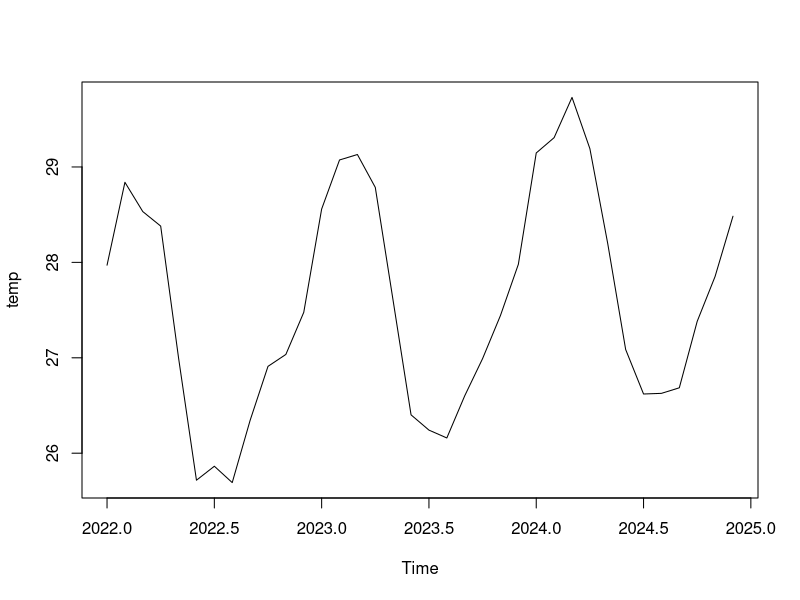
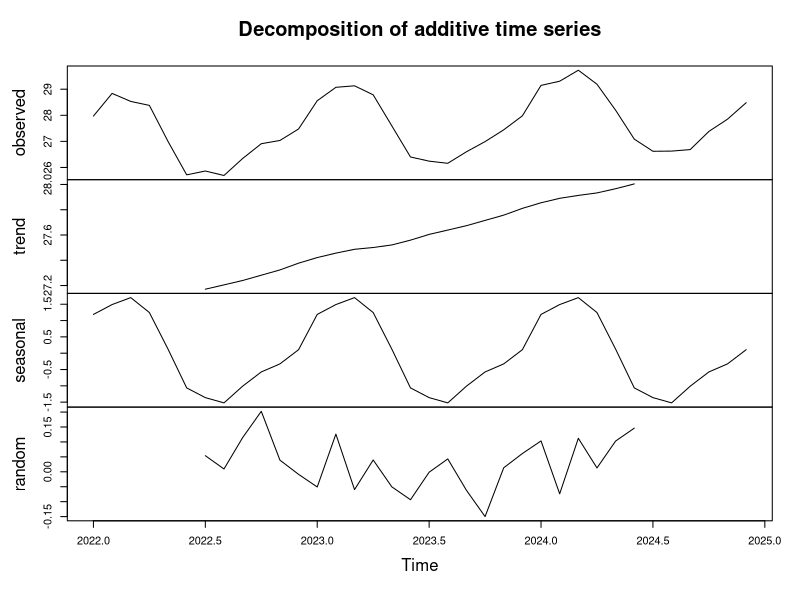
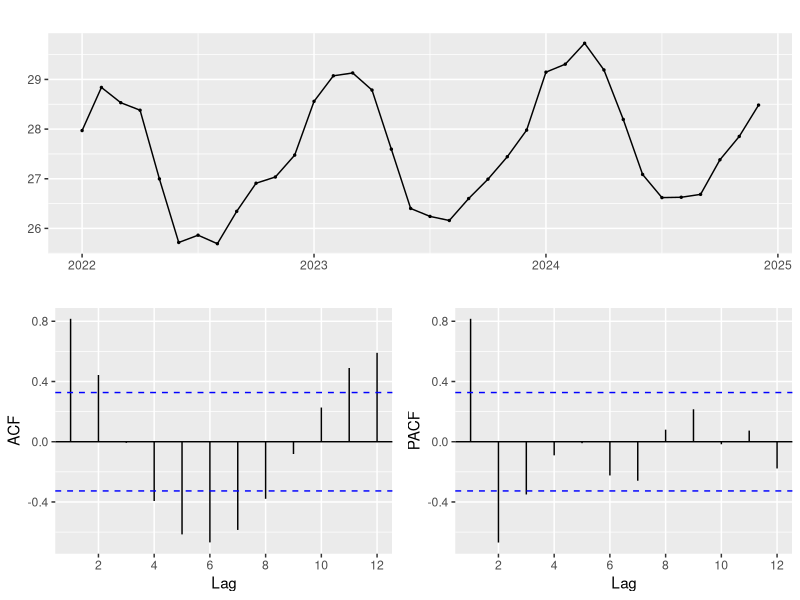
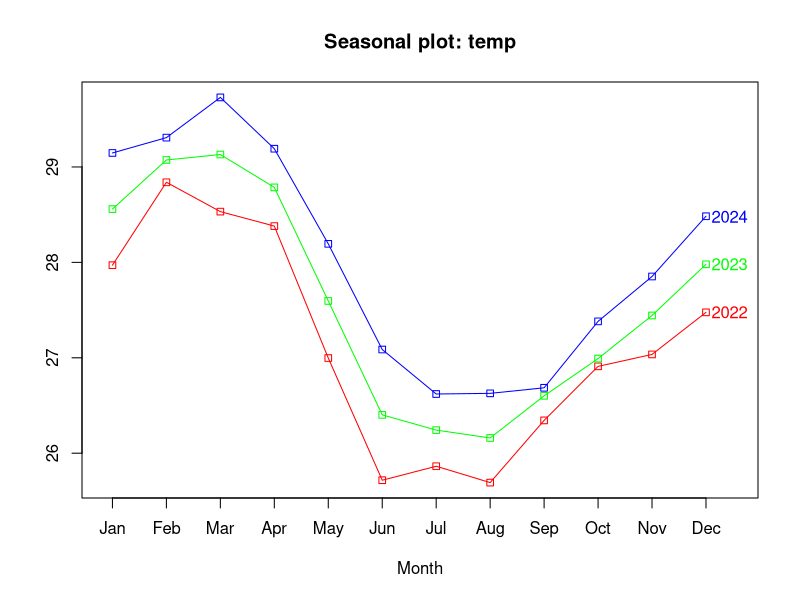
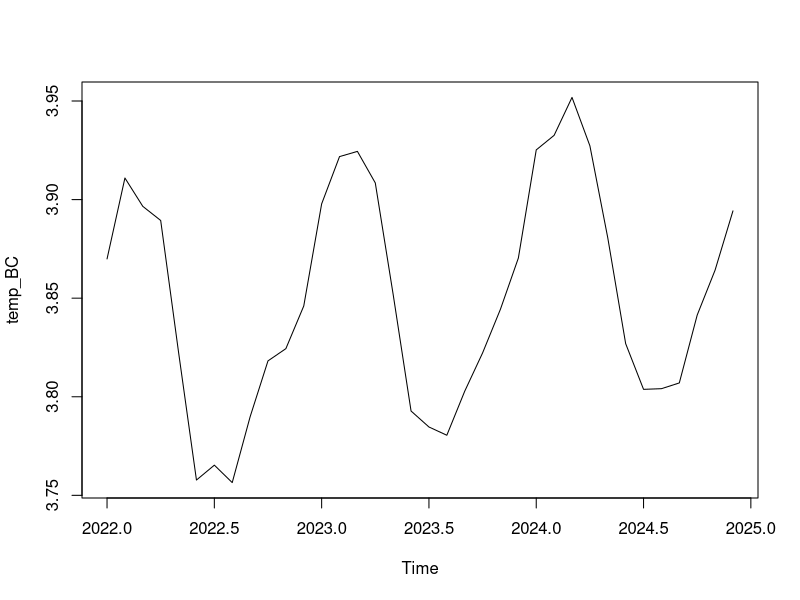
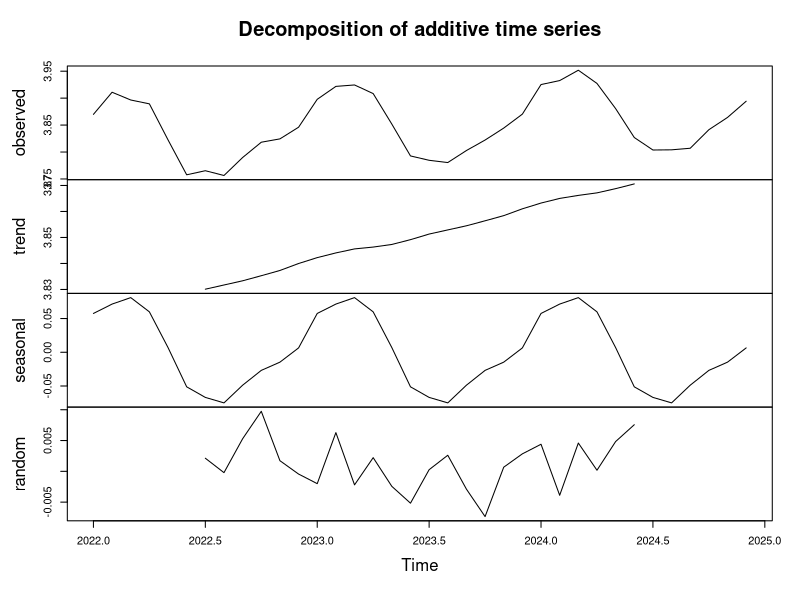
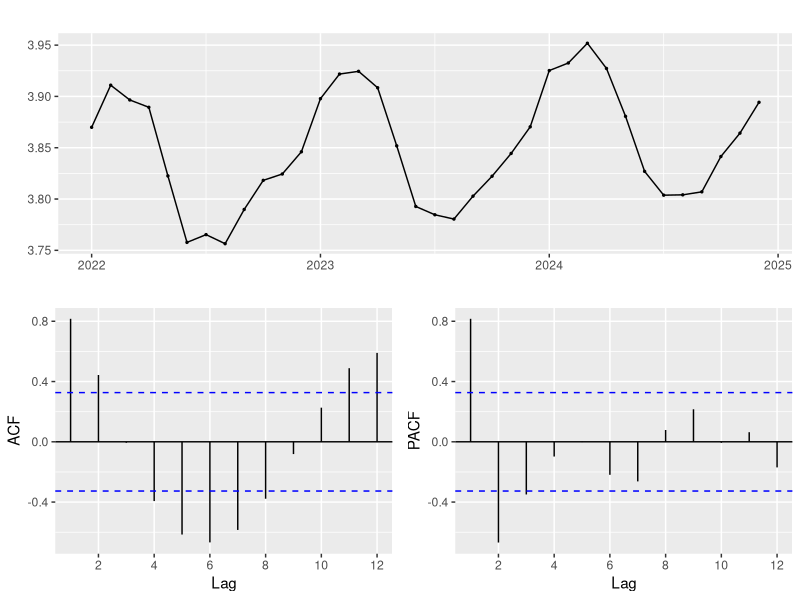
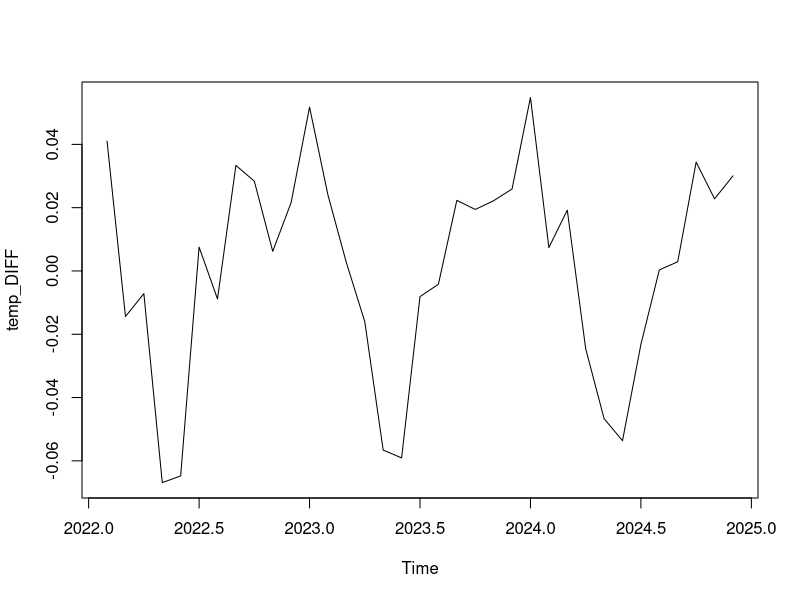

Write the R code that produced these figures, in order. (Note: this script raises an error after producing the figures.)
# DADOS ATMOSFÉRICOS

# Carregamento dos Dados
library(readxl)
dados <- read_excel("ATM.xlsx", sheet = 5) 
dados
str(dados)

# Previsão de Ventos no Porto do Recife - Próximos 12 meses
# Modelagem SARIMA - Ventos no Porto do Recife
# Pacotes
if(!require(forecast))install.packages("forecast")
library(forecast)
if(!require(lmtest))install.packages("lmtest")
library(lmtest)
if(!require(readxl))install.packages("readxl")
library(readxl)
# Dados
temp <- read_excel("ATM.xlsx", sheet = 5)
temp

# Convertendo em ST
temp <- ts(temp,frequency = 12, start = c(2022,1))
temp
str(temp)

ts.plot(temp)

decomp.temp<-decompose(temp)
plot(decomp.temp)

ggtsdisplay(temp)

# Aferição Gráfica de Sazonalidade
seasonplot(temp, col = rainbow(3), year.labels = T, type = "o", 
           pch = 22)

# Transformação Box-Cox
L <- BoxCox.lambda(temp)
L

temp_BC <- BoxCox(temp, lambda = L)
temp_BC

ts.plot(temp_BC)

decomp.temp_BC<-decompose(temp_BC)
plot(decomp.temp_BC)

ggtsdisplay(temp_BC)

# Nº de Integrações (Diferenciações)
ndiffs(temp_BC)
temp_DIFF <- diff(temp_BC,1)
ts.plot(temp_DIFF)

decomp.temp_DIFF<-decompose(temp_DIFF)
plot(decomp.temp_DIFF)

ggtsdisplay(temp_DIFF) # "contar" "p" e "q"

# Nº de Diferenciações Sazonais # usando a série original
nsdiffs(temp) # Acho que tenho que fazer isso com a série original!!!

temp_DIFF2 <- diff(temp,12)
seasonplot(temp_DIFF2, col = rainbow(3), year.labels = T, type = "o", 
           pch = 22)

ggtsdisplay(temp_DIFF2) # "contar" "P" e "Q"

# Ajustando ARIMA/SARIMA
# Separando os Dados em Treino (train) e Teste (test)
temp_train <- ts(temp[1:28], frequency = 12)
temp_train

temp_test <- ts(temp[29:36], frequency = 12)
temp_test

FIT <- Arima(y = temp_train, order = c(0,1,1), seasonal = c(0,1,1), lambda = L)
summary(FIT)

coeftest(FIT)

# Plotar a Série Treino e Acurácia
plot(temp_train)

lines(FIT$fitted, col = "blue")

accuracy(temp_train, FIT$fitted)

# Calcular o coeficiente de determinação (R²)
# Fazer previsões no conjunto de treino
fitted_values <- FIT$fitted
ss_total <- sum((temp_train - mean(temp_train))^2)
ss_residual <- sum((temp_train - fitted_values)^2)
r_squared <- 1 - (ss_residual / ss_total)
r_squared

# Realizando Agora Forecast para 86 Previsões para Compara com o Teste (test)
predi <- forecast(FIT, h = 8)
predi

plot(predi)

# Plotar as Previsões com a Base de Teste
plot(as.numeric(temp_test), type = "l")

lines(as.numeric(predi$mean), col = "red")

accuracy(as.numeric(temp_test), as.numeric(predi$mean))

# Diagnóstico dos Resíduos do Modelo
tsdiag(FIT)

qqnorm(FIT$residuals)
qqline(FIT$residuals, col = "red")

# Fazer 12 previsões além do banco de dados
FIT_full <- Arima(y = temp, order = c(0,1,1), seasonal = c(0,1,1), lambda = L)
forecast_full <- forecast(FIT_full, h = 12)
forecast_full

plot(forecast_full)
lines(forecast_full$mean, col = "red", type = "o", pch = 16)

# HISTOGRAMAS DE PROBABILIDADE (Temp)
# 13. Probabilidades da Incidência de Temp
# 13.1. Prev. Temp de fev/24
# Geração dos dados simulados
# set.seed(123) # Para reprodutibilidade
dados <- data.frame(temp = rnorm(5000, mean = 26.69, sd = 2))
dados

# Valor de referência para destaque
valor_referencia <- 29.07

media_valor <- mean(dados$temp) # Calcular a média dos dados
media_valor

# Calcular a probabilidade
probabilidade <- 1 - pnorm(valor_referencia, mean = 26.69, sd = 2)
probabilidade

# Gerar o gráfico ajustado
TEMP_fev <- ggplot(dados, aes(x = temp)) +
  geom_histogram(aes(y = ..density..), binwidth = 0.8, fill = "blue", color = "black", alpha = 0.7) +
  geom_vline(xintercept = valor_referencia, linetype = "dashed", color = "red", size = 1) +
  geom_vline(xintercept = media_valor, linetype = "dashed", color = "black", size = 1) +
  scale_x_continuous(labels = scales::number_format(big.mark = ".", decimal.mark = ",")) +
  stat_function(
    fun = dnorm,
    args = list(mean = 26.69, sd = 2),
    color = "red", linetype = "solid", size = 1
  ) +
  geom_area(
    stat = "function",
    fun = dnorm,
    args = list(mean = 26.69, sd = 2),
    fill = "red", alpha = 0.5,
    xlim = c(valor_referencia, max(dados$temp))
  ) +
  labs(
    x = "Temperatura - Fevereiro/25 (ºC)",
    y = "Densidade"
  ) +
  annotate(
    "text", x = 31, y = 0.1,
    label = paste0("Prob = ", round(probabilidade * 100, 2), "%"),
    color = "red", size = 3.9, fontface = "bold"
  ) +
  annotate(
    "text", x = 22, y = 0.1,
    label = paste0("Média = ", round(media_valor, 2)),
    color = "black", size = 3.9, fontface = "bold"
  ) +
  theme_grey()
TEMP_fev

# Prev. Temp de mar/24
# Geração dos dados simulados
# set.seed(123) # Para reprodutibilidade
dados <- data.frame(temp = rnorm(5000, mean = 30.24, sd = 1))
dados

# Valor de referência para destaque
valor_referencia <- 31.13

media_valor <- mean(dados$temp) # Calcular a média dos dados
media_valor

# Calcular a probabilidade
probabilidade <- 1 - pnorm(valor_referencia, mean = 30.24, sd = 1)
probabilidade

# Gerar o gráfico ajustado
TEMP_mar <- ggplot(dados, aes(x = temp)) +
  geom_histogram(aes(y = ..density..), binwidth = 0.5, fill = "blue", color = "black", alpha = 0.7) +
  geom_vline(xintercept = valor_referencia, linetype = "dashed", color = "red", size = 1) +
  geom_vline(xintercept = media_valor, linetype = "dashed", color = "black", size = 1) +
  scale_x_continuous(labels = scales::number_format(big.mark = ".", decimal.mark = ",")) +
  stat_function(
    fun = dnorm,
    args = list(mean = 30.24, sd = 1),
    color = "red", linetype = "solid", size = 1
  ) +
  geom_area(
    stat = "function",
    fun = dnorm,
    args = list(mean = 30.24, sd = 1),
    fill = "red", alpha = 0.5,
    xlim = c(valor_referencia, max(dados$temp))
  ) +
  labs(
    x = "Temperatura - Março/25 (ºC)",
    y = "Densidade"
  ) +
  annotate(
    "text", x = 33, y = 0.1,
    label = paste0("Prob = ", round(probabilidade * 100, 2), "%"),
    color = "red", size = 3.9, fontface = "bold"
  ) +
  annotate(
    "text", x = 28.4, y = 0.35,
    label = paste0("Média = ", round(media_valor, 2)),
    color = "black", size = 3.9, fontface = "bold"
  ) +
  theme_grey()
TEMP_mar

# Prev. Temp de abr/24
# Geração dos dados simulados
# set.seed(123) # Para reprodutibilidade
dados <- data.frame(temp = rnorm(5000, mean = 29.63, sd = 1))
dados

# Valor de referência para destaque
valor_referencia <- 29.8

media_valor <- mean(dados$temp) # Calcular a média dos dados
media_valor

# Calcular a probabilidade
probabilidade <- 1 - pnorm(valor_referencia, mean = 29.63, sd = 1)
probabilidade

# Gerar o gráfico ajustado
TEMP_abr <- ggplot(dados, aes(x = temp)) +
  geom_histogram(aes(y = ..density..), binwidth = 0.5, fill = "blue", color = "black", alpha = 0.7) +
  geom_vline(xintercept = valor_referencia, linetype = "dashed", color = "red", size = 1) +
  geom_vline(xintercept = media_valor, linetype = "dashed", color = "black", size = 1) +
  scale_x_continuous(labels = scales::number_format(big.mark = ".", decimal.mark = ",")) +
  stat_function(
    fun = dnorm,
    args = list(mean = 29.63, sd = 1),
    color = "red", linetype = "solid", size = 1
  ) +
  geom_area(
    stat = "function",
    fun = dnorm,
    args = list(mean = 29.63, sd = 1),
    fill = "red", alpha = 0.5,
    xlim = c(valor_referencia, max(dados$temp))
  ) +
  labs(
    x = "Temperatura - Abril/25 (ºC)",
    y = "Densidade"
  ) +
  annotate(
    "text", x = 33, y = 0.1,
    label = paste0("Prob = ", round(probabilidade * 100, 2), "%"),
    color = "red", size = 3.9, fontface = "bold"
  ) +
  annotate(
    "text", x = 28, y = 0.35,
    label = paste0("Média = ", round(media_valor, 2)),
    color = "black", size = 3.9, fontface = "bold"
  ) +
  theme_grey()
TEMP_abr

# Prev. Temp de mai/24
# Geração dos dados simulados
# set.seed(123) # Para reprodutibilidade
dados <- data.frame(temp = rnorm(5000, mean = 28.69, sd = 1))
dados

# Valor de referência para destaque
valor_referencia <- 27.57

media_valor <- mean(dados$temp) # Calcular a média dos dados
media_valor

# Calcular a probabilidade
probabilidade <- 1 - pnorm(valor_referencia, mean = 28.69, sd = 1)
probabilidade

# Gerar o gráfico ajustado
TEMP_mai <- ggplot(dados, aes(x = temp)) +
  geom_histogram(aes(y = ..density..), binwidth = 0.5, fill = "blue", color = "black", alpha = 0.7) +
  geom_vline(xintercept = valor_referencia, linetype = "dashed", color = "red", size = 1) +
  geom_vline(xintercept = media_valor, linetype = "dashed", color = "black", size = 1) +
  scale_x_continuous(labels = scales::number_format(big.mark = ".", decimal.mark = ",")) +
  stat_function(
    fun = dnorm,
    args = list(mean = 28.69, sd = 1),
    color = "red", linetype = "solid", size = 1
  ) +
  geom_area(
    stat = "function",
    fun = dnorm,
    args = list(mean = 28.69, sd = 1),
    fill = "red", alpha = 0.5,
    xlim = c(valor_referencia, max(dados$temp))
  ) +
  labs(
    x = "Temperatura - Maio/25 (ºC)",
    y = "Densidade"
  ) +
  annotate(
    "text", x = 31.4, y = 0.1,
    label = paste0("Prob = ", round(probabilidade * 100, 2), "%"),
    color = "red", size = 3.9, fontface = "bold"
  ) +
  annotate(
    "text", x = 27.5, y = 0.35,
    label = paste0("Média = ", round(media_valor, 2)),
    color = "black", size = 3.9, fontface = "bold"
  ) +
  theme_grey()
TEMP_mai

library(patchwork)
library(magrittr)
(TEMP_fev + TEMP_mar)/(TEMP_abr + TEMP_mai)
